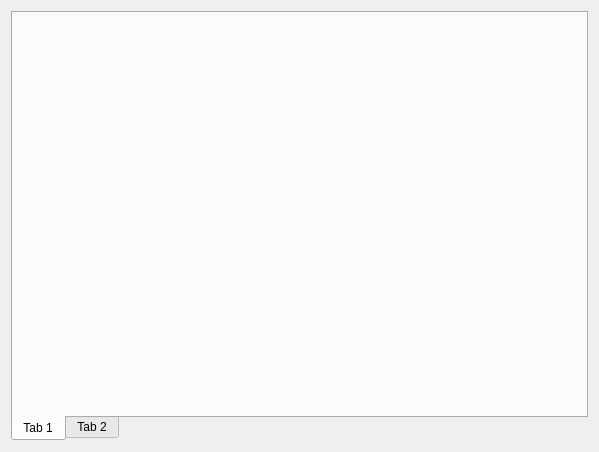
<ui version="4.0" >
 <class>msgTabs</class>
 <widget class="QWidget" name="msgTabs" >
  <property name="geometry" >
   <rect>
    <x>0</x>
    <y>0</y>
    <width>599</width>
    <height>452</height>
   </rect>
  </property>
  <property name="windowTitle" >
   <string>Form</string>
  </property>
  <layout class="QVBoxLayout" >
   <item>
    <widget class="QTabWidget" name="tabs" >
     <property name="tabPosition" >
      <enum>QTabWidget::South</enum>
     </property>
     <widget class="QWidget" name="tab" >
      <attribute name="title" >
       <string>Tab 1</string>
      </attribute>
     </widget>
     <widget class="QWidget" name="tab_2" >
      <attribute name="title" >
       <string>Tab 2</string>
      </attribute>
     </widget>
    </widget>
   </item>
  </layout>
 </widget>
 <resources/>
 <connections/>
</ui>
